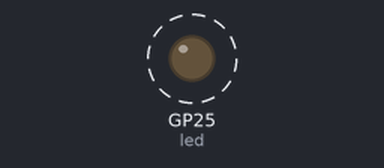
This program was run on a simulated Raspberry Pi Pico running MicroPython. Parts: output pins drawn as LEDs (lit = HIGH). Dashed ring = blinking. What the program prints to the serial console is not drawn.

Above: at 0.5 s.
Timing chart, 0 to 4.6 s (numbered marks = the images above):
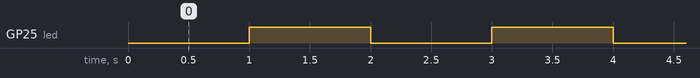

Measured:
- by itself, GP25 (led): alternates HIGH for 1.0 s and LOW for 1.0 s

The program:

Blink.py
```python
# This code was edited by Alexandros Panagiotakopoulos

from machine import Pin #importing the necessary libraries
import time

led = Pin(25, Pin.OUT) #declare the pin as an output


# Start blinking the LED by toggling its value every second.
while True: # begin eternal loop this code runs forever
    print("- LED OFF")
    led.value(0) # turn off the LED
    time.sleep(1)  # delay 1 second

    print("- LED ON") # print LED on
    led.value(1) # turn on the LED
    time.sleep(1) # delay 1 second
```
